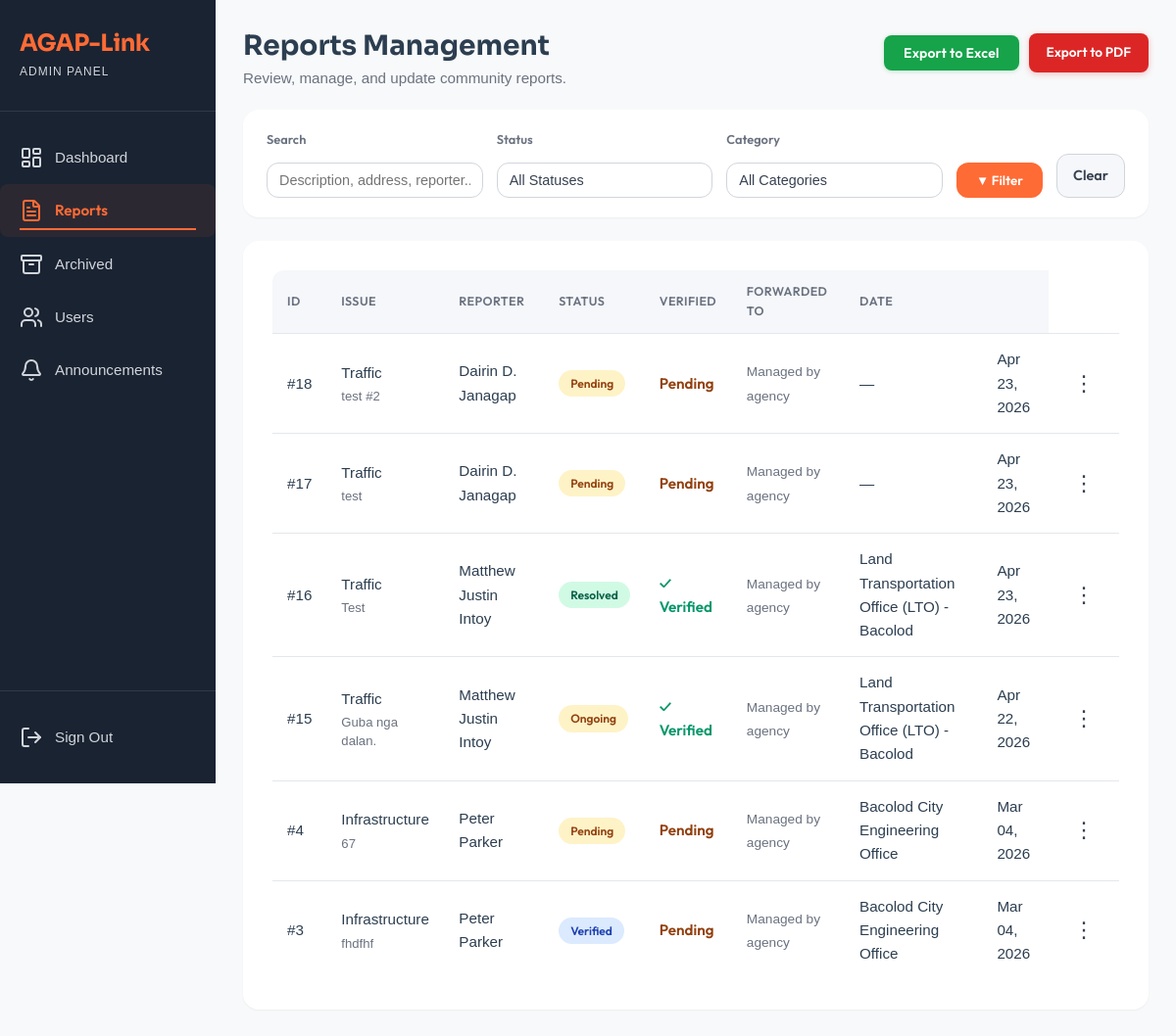
The app's page /view/admin_module/admin_report.php (signed in), older data.
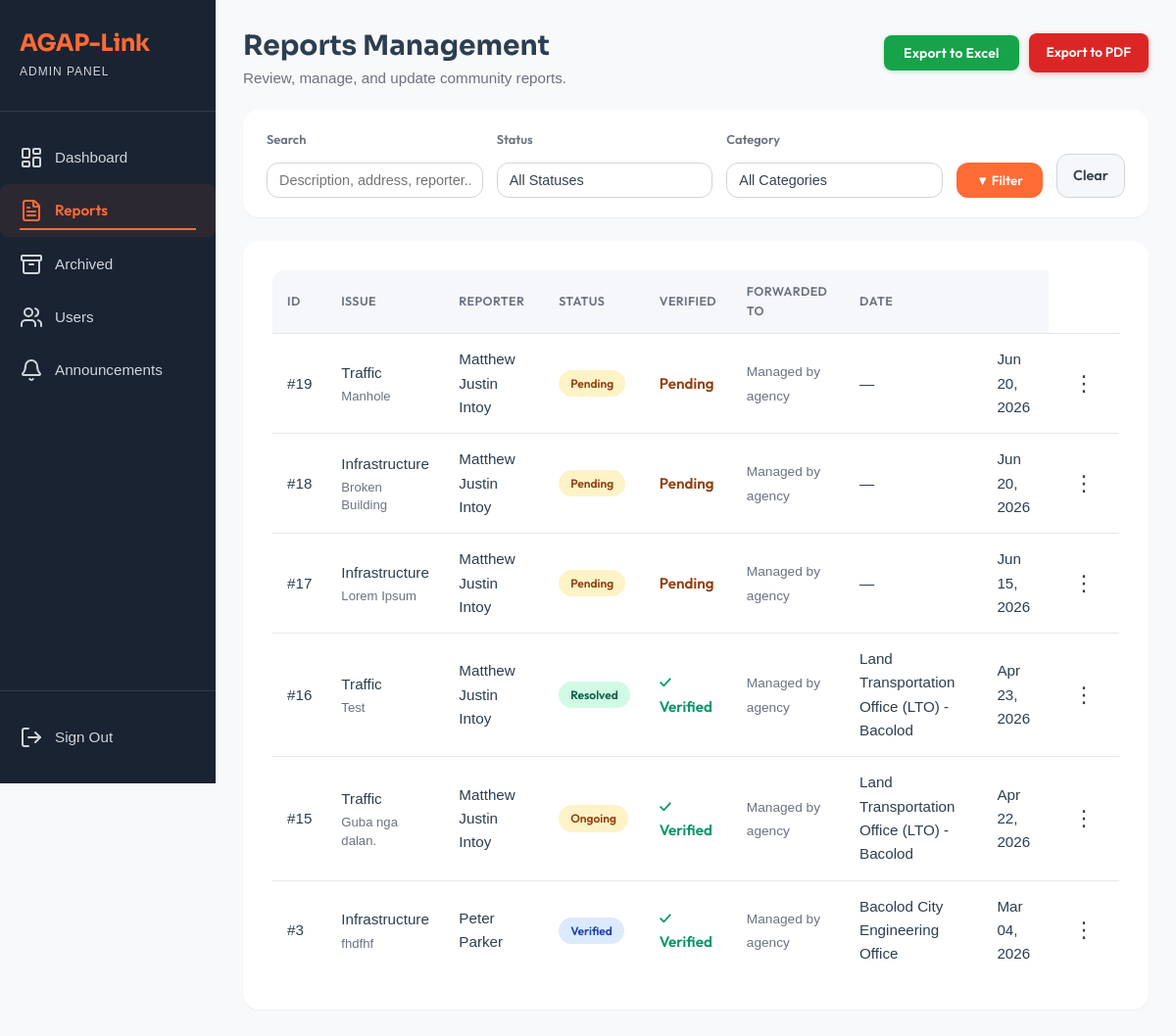
The same page, newer data.
### tables this page shows
CREATE TABLE `reports` (
  `report_id` int(11) NOT NULL,
  `user_id` int(11) NOT NULL,
  `category_id` int(11) NOT NULL,
  `assigned_agency_id` int(11) DEFAULT NULL,
  `description` text NOT NULL,
  `address` varchar(255) NOT NULL,
  `photo_path` varchar(255) DEFAULT NULL,
  `gps_lat` decimal(10,8) DEFAULT NULL,
  `gps_long` decimal(11,8) DEFAULT NULL,
  `status` enum('Pending','Verified','Forwarded','Ongoing','Resolved') DEFAULT 'Pending',
  `priority` enum('Low','Medium','Critical') DEFAULT 'Low',
  `created_at` timestamp NOT NULL DEFAULT current_timestamp(),
  `updated_at` timestamp NOT NULL DEFAULT current_timestamp() ON UPDATE current_timestamp(),
  `is_archived` tinyint(1) NOT NULL DEFAULT 0 COMMENT '0 = active, 1 = archived (soft-deleted)',
  `archived_at` datetime DEFAULT NULL,
  `is_verified` tinyint(1) NOT NULL DEFAULT 0,
  `agency_verified_at` datetime DEFAULT NULL
);

CREATE TABLE `categories` (
  `category_id` int(11) NOT NULL,
  `name` varchar(50) NOT NULL,
  `description` text DEFAULT NULL,
  `created_at` timestamp NOT NULL DEFAULT current_timestamp()
);

CREATE TABLE `agencies` (
  `agency_id` int(11) NOT NULL,
  `name` varchar(100) NOT NULL,
  `contact_number` varchar(20) DEFAULT NULL,
  `type` varchar(50) DEFAULT NULL,
  `category_id` int(11) DEFAULT NULL,
  `created_at` timestamp NOT NULL DEFAULT current_timestamp()
);

### model/Report.php (called while the page is built, shortened)
<?php
require_once dirname(__DIR__) . '/config/agaplinkdb.php';
class Report
{
    private $conn;
    public function __construct()
    {
        global $conn;
        $this->conn = $conn;
    }
    public function getFilteredReports($filterStatus = '', $filterCategory = '', $filterSearch = '')
    {
        $sql = "SELECT r.*, c.name AS category_name, a.name AS agency_name,
                       CONCAT(u.first_name, ' ', IFNULL(CONCAT(u.middle_initial, '. '), ''), u.last_name) AS full_name,
                       u.phone_number AS reporter_phone
                FROM reports r
                LEFT JOIN categories c ON r.category_id = c.category_id
                LEFT JOIN agencies   a ON r.assigned_agency_id = a.agency_id
                LEFT JOIN users      u ON r.user_id = u.user_id
                WHERE (r.is_archived = 0 OR r.is_archived IS NULL)";
        $params = [];
        $sql .= " ORDER BY r.created_at DESC";
        $stmt = $this->conn->prepare($sql);
        $stmt->execute($params);
        return $stmt->fetchAll(PDO::FETCH_ASSOC);
    }
}

### view/admin_module/admin_report.php (the view, shortened to what the changed rows need)
<?php
require_once dirname(__DIR__, 2) . "/config/agaplinkdb.php";
require_once MODEL_PATH . 'Report.php';
$filterStatus   = $_GET['status']   ?? '';
$filterCategory = $_GET['category'] ?? '';
$filterSearch   = trim($_GET['search'] ?? '');
$reportModel = new Report();
$allReports  = $reportModel->getFilteredReports($filterStatus, $filterCategory, $filterSearch);
$hasReports  = !empty($allReports);
?>
<!DOCTYPE html>
<html lang="en">
<head>
    <link rel="stylesheet" href="<?= ASSET_URL ?>/css/admin_module/admin_module.css">
    <link rel="stylesheet" href="<?= ASSET_URL ?>/css/admin_module/admin_reports.css">
</head>
<body data-base-url="<?= BASE_URL ?>">
    <div class="dashboard-container">
        <?php require_once __DIR__ . '/../partials/admin_sidebar.php'; ?>
        <main class="main-content page-transition">
            <div class="reports-header">
                <div>
                    <h1>Reports Management</h1>
                </div>
            </div>
            <section class="reports-section">
                <?php if (!$hasReports): ?>
                    <div class="empty-state">
                        <div class="empty-icon">📋</div>
                        <p class="empty-message">No reports found<?= ($filterStatus || $filterCategory || $filterSearch) ? ' matching your filters.' : ' yet.' ?></p>
                    </div>
                <?php else: ?>
                    <div class="table-wrapper">
                        <table class="reports-table" id="reportsTable">
                            <thead>
                                <tr>
                                    <th>ID</th>
                                    <th>Issue</th>
                                    <th>Reporter</th>
                                    <th>Status</th>
                                    <th>Verified</th>
                                    <th>Forwarded To</th>
                                    <th>Date</th>
                                    <th></th>
                                </tr>
                            </thead>
                            <tbody>
                                <?php foreach ($allReports as $report): ?>
                                    <tr
                                        data-report-id="<?= htmlspecialchars($report['report_id']) ?>"
                                        data-category="<?= htmlspecialchars($report['category_name'] ?? 'General') ?>"
                                        data-description="<?= htmlspecialchars($report['description'] ?? '') ?>"
                                        data-reporter="<?= htmlspecialchars($report['full_name'] ?? 'N/A') ?>"
                                        data-phone="<?= htmlspecialchars($report['reporter_phone'] ?? '') ?>"
                                        data-status="<?= htmlspecialchars($report['status']) ?>"
                                        data-verified="<?= !empty($report['is_verified']) ? 'Verified' : 'Pending' ?>"
                                        data-agency="<?= htmlspecialchars($report['agency_name'] ?? '—') ?>"
                                        data-date="<?= date('M d, Y', strtotime($report['created_at'])) ?>">
                                        <td>#<?= htmlspecialchars($report['report_id']) ?></td>
                                        <td>
                                            <?= htmlspecialchars($report['category_name'] ?? 'General') ?>
                                            <span class="report-cell-sub">
                                                <?= htmlspecialchars(mb_strimwidth($report['description'] ?? '', 0, 70, '…')) ?>
                                            </span>
                                        </td>
                                        <td><?= htmlspecialchars($report['full_name'] ?? 'N/A') ?></td>
                                        <td>
                                            <?php
                                            $status = strtolower($report['status']);
                                            $statusClass = match ($status) {
                                                'pending'   => 'status-pending',
                                                'ongoing'   => 'status-ongoing',
                                                'verified'  => 'status-verified',
                                                'forwarded' => 'status-forwarded',
                                                'resolved'  => 'status-resolved',
                                                default     => 'status-pending'
                                            };
                                            ?>
                                            <span class="<?= $statusClass ?>"><?= ucfirst($status) ?></span>
                                        </td>
                                        <td>
                                            <?php if (!empty($report['is_verified'])): ?>
                                                <span style="color: #059669; font-weight: 600;">✓ Verified</span>
                                            <?php else: ?>
                                                <span style="color: #92400e; font-weight: 600;">Pending</span>
                                            <?php endif; ?>
                                        </td>
                                        <td>
                                            <span style="color: #6b7280; font-size:0.9em;">Managed by agency</span>
                                        </td>
                                        <td><?= htmlspecialchars($report['agency_name'] ?? '—') ?></td>
                                        <td><?= date('M d, Y', strtotime($report['created_at'])) ?></td>
                                        <td class="action-cell">
                                            <div class="meatballs-container">
                                                <button type="button" class="meatballs-btn">⋮</button>
                                            </div>
                                        </td>
                                    </tr>
                                <?php endforeach; ?>
                            </tbody>
                        </table>
                    </div>
                <?php endif; ?>
            </section>
        </main>
    </div>
</body>
</html>

Row changes from the older to the newer data that the page shows:
no longer on this page (row edited): reports: report_id "4", category.name "Infrastructure", description "67", full_name "Peter Parker", status "Pending", is_verified "Pending", assigned_agency.name "Bacolod City Engineering Office", created_at "Mar 04, 2026"
added reports: report_id "19", category.name "Traffic", description "Manhole", full_name "Matthew Justin Intoy", status "Pending", is_verified "Pending", agency_name "—", created_at "Jun 20, 2026"
changed reports id 18: category.name "Traffic" → "Infrastructure"; description "test #2" → "Broken Building"; full_name "Dairin D. Janagap" → "Matthew Justin Intoy"; created_at "Apr 23, 2026" → "Jun 20, 2026"
changed reports id 17: category.name "Traffic" → "Infrastructure"; description "test" → "Lorem Ipsum"; full_name "Dairin D. Janagap" → "Matthew Justin Intoy"; created_at "Apr 23, 2026" → "Jun 15, 2026"
changed reports "Mar 04, 2026": is_verified "Pending" → "✓ Verified"
